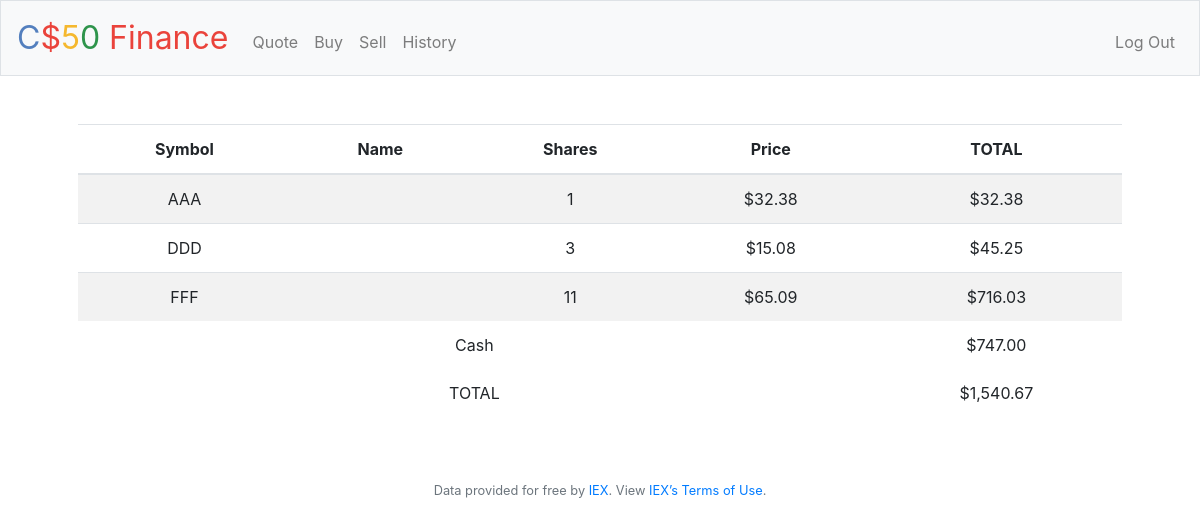
The page / (signed in) on the database its author committed.
### tables this page shows
CREATE TABLE transactions (
    id INTEGER,
    user_id INTEGER NOT NULL,
    symbol TEXT NOT NULL,
    shares INTEGER NOT NULL,
    transacted TEXT DEFAULT CURRENT_TIMESTAMP,
    PRIMARY KEY(id)
);

CREATE TABLE users (id INTEGER, username TEXT NOT NULL, hash TEXT NOT NULL, cash NUMERIC NOT NULL DEFAULT 10000.00, PRIMARY KEY(id));

### application.py (the view)
@app.route("/")
@login_required
def index():
    user_id = get_user_id()
    cash = fetch_cash(user_id)
    stocks = db.execute(
        "SELECT symbol, SUM(shares) AS shares FROM transactions WHERE user_id = ? GROUP BY symbol",
        user_id)
    stock_total = 0
    for stock in stocks:
        quote = lookup(stock["symbol"])
        total = quote["price"] * int(stock["shares"])
        stock["price"] = quote["price"]
        stock["total"] = total
        stock_total += total
    portfolio = {
        "stocks": stocks,
        "cash": cash,
        "total": stock_total + cash
    }
    return render_template("index.html", portfolio=portfolio)

### application.py (called while the page is built)
@app.after_request
def after_request(response):
    response.headers["Cache-Control"] = "no-cache, no-store, must-revalidate"
    response.headers["Expires"] = 0
    response.headers["Pragma"] = "no-cache"
    return response

def get_user_id():
    return session["user_id"]

def fetch_cash(id):
    return int(db.execute("SELECT cash FROM users WHERE id = ?", id)[0]["cash"])

### helpers.py (called while the page is built)
def login_required(f):
    @wraps(f)
    def decorated_function(*args, **kwargs):
        if session.get("user_id") is None:
            return redirect("/login")
        return f(*args, **kwargs)
    return decorated_function

def lookup(symbol):
    price = random.uniform(0.00, 100.00)
    return {
        "name": f"{symbol} Inc.",
        "price": price,
        "symbol": symbol
    }

def usd(value):
    return f"${value:,.2f}"

### templates/index.html (shortened to what this page needs)
{% extends "layout.html" %}
{% block main %}
<table class="table table-striped">
    <thead>
        <tr>
            <th class="text-start">Symbol</th>
            <th class="text-start">Name</th>
            <th class="text-end">Shares</th>
            <th class="text-end">Price</th>
            <th class="text-end">TOTAL</th>
        </tr>
    </thead>
    <tbody>
        {% for stock in portfolio.stocks %}
        <tr>
            <td class="text-start">{{stock.symbol}}</td>
            <td class="text-start">{{stock.name}}</td>
            <td class="text-end">{{stock.shares}}</td>
            <td class="text-end">{{stock.price | usd}}</td>
            <td class="text-end">{{stock.total | usd}}</td>
        </tr>
        {% endfor %}
    </tbody>
    <tfoot>
        <tr>
            <td class="border-0 fw-bold text-end" colspan="4">Cash</td>
            <td class="border-0 text-end">{{portfolio.cash|usd}}</td>
        </tr>
        <tr>
            <td class="border-0 fw-bold text-end" colspan="4">TOTAL</td>
            <td class="border-0 w-bold text-end">{{portfolio.total | usd}}</td>
        </tr>
    </tfoot>
</table>
{% endblock %}

### templates/layout.html (shortened to what this page needs)
<!DOCTYPE html>
<html lang="en">
    <head>
        <link rel="stylesheet" href="https://cdn.jsdelivr.net/npm/bootstrap@4.5.3/dist/css/bootstrap.min.css">
        <link href="/static/styles.css" rel="stylesheet">
    </head>
    <body>
        <nav class="navbar navbar-expand-md navbar-light bg-light border">
            <a class="navbar-brand" href="/"><span class="blue">C</span><span class="red">$</span><span class="yellow">5</span><span class="green">0</span> <span class="red">Finance</span></a>
            <div class="collapse navbar-collapse" id="navbar">
                {% if session.user_id %}
                    <ul class="navbar-nav mr-auto mt-2">
                        <li class="nav-item"><a class="nav-link" href="/quote">Quote</a></li>
                        <li class="nav-item"><a class="nav-link" href="/buy">Buy</a></li>
                        <li class="nav-item"><a class="nav-link" href="/sell">Sell</a></li>
                        <li class="nav-item"><a class="nav-link" href="/history">History</a></li>
                    </ul>
                    <ul class="navbar-nav ml-auto mt-2">
                        <li class="nav-item"><a class="nav-link" href="/logout">Log Out</a></li>
                    </ul>
                {% else %}
                    <ul class="navbar-nav ml-auto mt-2">
                        <li class="nav-item"><a class="nav-link" href="/register">Register</a></li>
                        <li class="nav-item"><a class="nav-link" href="/login">Log In</a></li>
                    </ul>
                {% endif %}
            </div>
        </nav>
        <main class="container p-5">
            {% block main %}{% endblock %}
        </main>
        <footer class="small text-center text-muted">
            Data provided for free by <a href="https://iextrading.com/developer">IEX</a>. View <a href="https://iextrading.com/api-exhibit-a/">IEX’s Terms of Use</a>.
        </footer>
    </body>
</html>

### static/styles.css (style rules this page uses)
nav .navbar-brand { font-size: xx-large; }
nav .navbar-brand .blue { color: #537fbe; }
nav .navbar-brand .red { color: #ea433b; }
nav .navbar-brand .yellow { color: #f5b82e; }
nav .navbar-brand .green { color: #2e944b; }
main { overflow-x: auto; text-align: center; }

### rows shown on the page
transactions: symbol "AAA", shares "1", price "$32.38", total "$32.38"
transactions: symbol "DDD", shares "3", price "$15.08", total "$45.25"
users: cash "$747.00"

### other values the page prints
{{ stock.symbol }} "FFF"
{{ stock.shares }} "11"
{{ stock.price | usd }} "$65.09"
{{ stock.total | usd }} "$716.03"
{{ portfolio.total | usd }} "$1,540.67"
